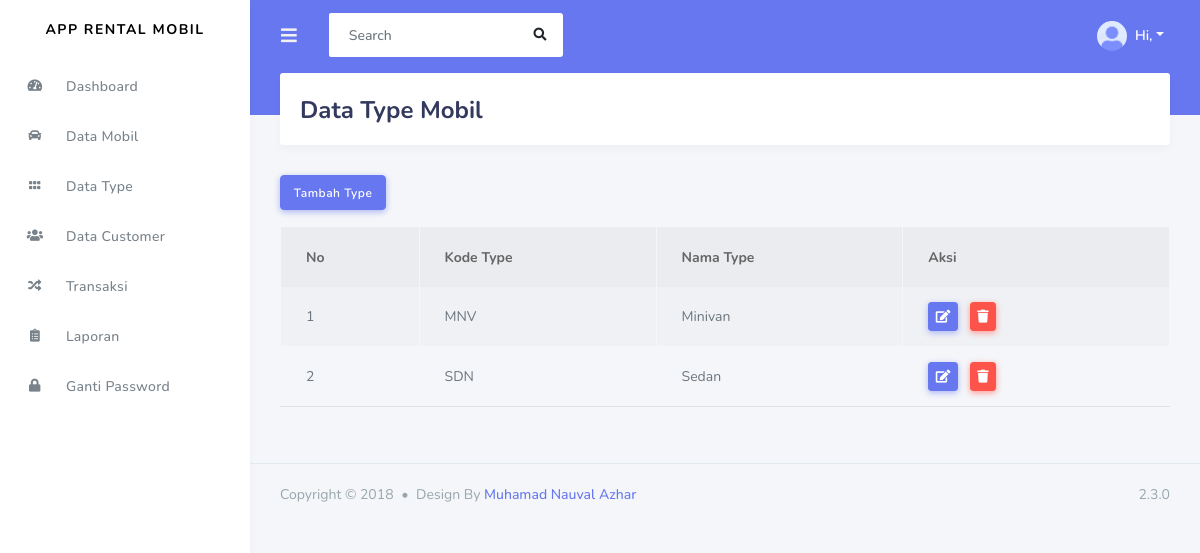
Screenshot of /index.php/admin/data_type with the database file from the repository.
### tables this page shows
CREATE TABLE `type` (
  `id_type` int(11) NOT NULL,
  `kode_type` varchar(50) NOT NULL,
  `nama_type` varchar(40) NOT NULL
);

### application/controllers/admin/Data_type.php (called while the page is built, shortened)
<?php
class Data_type extends CI_Controller{
    public function index(){
        $data['type'] = $this->rental_model->get_data('type')->result();
        $this->load->view('templates_admin/header');
        $this->load->view('templates_admin/sidebar');
        $this->load->view('admin/data_type', $data);
        $this->load->view('templates_admin/footer');
    }
}
?>

### index.php (called while the page is built, shortened)
<?php
require_once BASEPATH.'core/CodeIgniter.php';

### application/models/Rental_model.php (called while the page is built, shortened)
<?php
class Rental_model extends CI_model{
    public function get_data($table){
        return $this->db->get($table);
    }
}
?>

### application/views/admin/data_type.php (the view, shortened to what this page needs)
<div class = "main-content">
    <div class = "section">
        <div class = "section-header">
            <h1>Data Type Mobil</h1>
        </div>
    </div>
    <a class = "btn btn-primary mb-3" href="<?php echo base_url('admin/data_type/tambah_type')?>">Tambah Type</a>
    <table class = "table table-bordered table-striped table-hover">
        <thead>
            <tr>
                <th>No</th>
                <th>Kode Type</th>
                <th>Nama Type</th>
                <th width = "30%">Aksi</th>
            </tr>
        </thead>
        <tbody>
            <?php
            $no = 1;
            foreach ($type as $tp) :?>
                <tr>
                    <td><?php echo $no++?></td>
                    <td><?php echo $tp->kode_type?></td>
                    <td><?php echo $tp->nama_type?></td>
                    <td>
                            <a class = "btn btn-sm btn-primary mr-2" href="<?php echo base_url('admin/data_type/update_type/'.$tp->id_type)?>"><i class = "fas fa-edit"></i></a>
                            <a class = "btn btn-sm btn-danger" href="<?php echo base_url('admin/data_type/delete_type/'.$tp->id_type)?>"><i class = "fas fa-trash"></i></a>
                    </td>
                </tr>
            <?php endforeach; ?>
        </tbody>
    </table>
</div>

### rows the page displays
type: kode_type "MNV", nama_type "Minivan"
type: kode_type "SDN", nama_type "Sedan"
